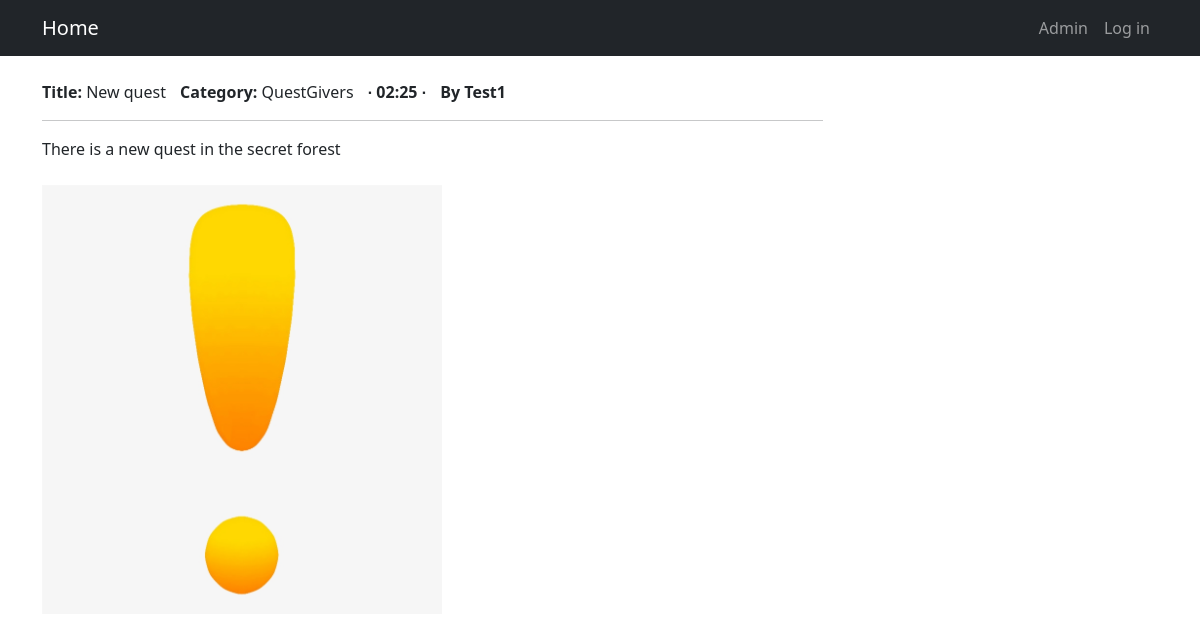
Page /adverts/23/ on the committed database.
### AdvApp/models.py (models this page shows, shortened)
class Advert(models.Model):
    CATEGORY = [
        ('Tanks', 'Tanks'),
        ('Healers', 'Healers'),
        ('DDs', 'DDs'),
        ('Traders', 'Traders'),
        ('GildMasters', 'GildMasters'),
        ('QuestGivers', 'QuestGivers'),
        ('Smiths', 'Smiths'),
        ('Tanners', 'Tanners'),
        ('Potions', 'Potions'),
        ('SpellMasters', 'SpellMasters')
    ]
    id_user = models.ForeignKey(User, on_delete=models.CASCADE)
    id_category = models.CharField(max_length=12, choices=CATEGORY, default='DDs')
    text = models.TextField()
    file = models.FileField(upload_to='files/')
    image = models.ImageField(upload_to='images/')
    title = models.CharField(max_length=128)
    dateCreation = models.DateTimeField(auto_now_add = True)

### AdvApp/views.py (the view, shortened to what this page needs)
# urls.py: path('<int:pk>/', AdvertView.as_view(), name = 'advDetail'),
class AdvertView(FormMixin, DetailView, LoginRequiredMixin):
    template_name = 'advert.html'
    form_class = CreateResponseForm
    context_object_name = 'advertView'
    queryset = Advert.objects.all()

### templates/advert.html (shortened to what this page needs)
{% extends 'deafult.html' %}
{% block content %}
    <br>
    <b>Title:</b> {{ advertView.title }} <span style="padding-left: 10px;"><b>Category:</b> {{ advertView.id_category }} </span>
    <b style="padding-left: 10px;">{{ advertView.dateCreation|date:' ∙ h:i ∙ ' }} </b>
    <b style="padding-left: 10px;">By {{ advertView.id_user }} </b>
    <br>
    <hr style="width:70%;text-align:left;margin-left:0">
    <p align="justify">
        {{ advertView.text }}
        <br>
        <br>
        {% load static %}
        {% if advertView.image != "False" %}
            <img src="{% get_media_prefix %}{{ advertView.image }}" alt="Image" width="400">
        {% endif %}
    </p>
{% endblock content %}

### rows in the picture
Advert: title "New quest", id_category "QuestGivers", dateCreation "∙ 02:25 ∙", id_user "Test1", text "There is a new quest in the secret forest", image (picture)
